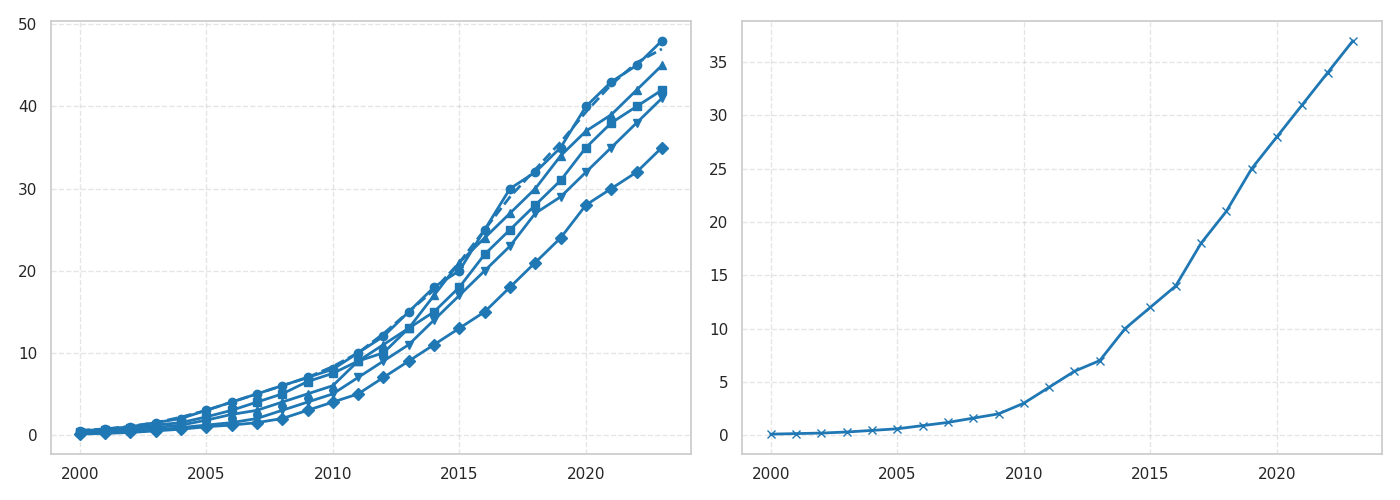

The script that drew this image:
import matplotlib.pyplot as plt
import numpy as np
from scipy.ndimage import uniform_filter1d

years = np.arange(2000, 2024)
north_america_speeds = [0.5, 0.7, 1, 1.5, 2, 3, 4, 5, 6, 7, 8, 10, 12, 15, 18, 20, 25, 30, 32, 35, 40, 43, 45, 48]
europe_speeds = [0.4, 0.6, 0.8, 1.2, 1.5, 2.2, 3, 4, 5, 6.5, 7.5, 9, 10, 13, 15, 18, 22, 25, 28, 31, 35, 38, 40, 42]
asia_speeds = [0.3, 0.5, 0.6, 0.9, 1.2, 1.8, 2.5, 3, 4, 5, 6, 9, 11, 13, 17, 21, 24, 27, 30, 34, 37, 39, 42, 45]
africa_speeds = [0.1, 0.2, 0.3, 0.5, 0.7, 1, 1.2, 1.5, 2, 3, 4, 5, 7, 9, 11, 13, 15, 18, 21, 24, 28, 30, 32, 35]
south_america_speeds = [0.2, 0.3, 0.4, 0.6, 0.9, 1.2, 1.5, 2, 3, 4, 5, 7, 9, 11, 14, 17, 20, 23, 27, 29, 32, 35, 38, 41]
mobile_speeds = [0.1, 0.15, 0.2, 0.3, 0.45, 0.6, 0.9, 1.2, 1.6, 2, 3, 4.5, 6, 7, 10, 12, 14, 18, 21, 25, 28, 31, 34, 37]

fig, axs = plt.subplots(nrows=1, ncols=2, figsize=(14, 5))

single_color = '#1f77b4'

axs[0].plot(years, north_america_speeds, marker='o', color=single_color, linewidth=2)
axs[0].plot(years, europe_speeds, marker='s', color=single_color, linewidth=2)
axs[0].plot(years, asia_speeds, marker='^', color=single_color, linewidth=2)
axs[0].plot(years, africa_speeds, marker='D', color=single_color, linewidth=2)
axs[0].plot(years, south_america_speeds, marker='v', color=single_color, linewidth=2)

na_moving_avg = uniform_filter1d(north_america_speeds, size=3)
axs[0].plot(years, na_moving_avg, linestyle='--', color=single_color, linewidth=2)

axs[0].grid(visible=True, linestyle='--', alpha=0.5)

axs[1].plot(years, mobile_speeds, marker='x', color=single_color, linewidth=2)
axs[1].grid(visible=True, linestyle='--', alpha=0.5)

plt.tight_layout()
plt.show()
